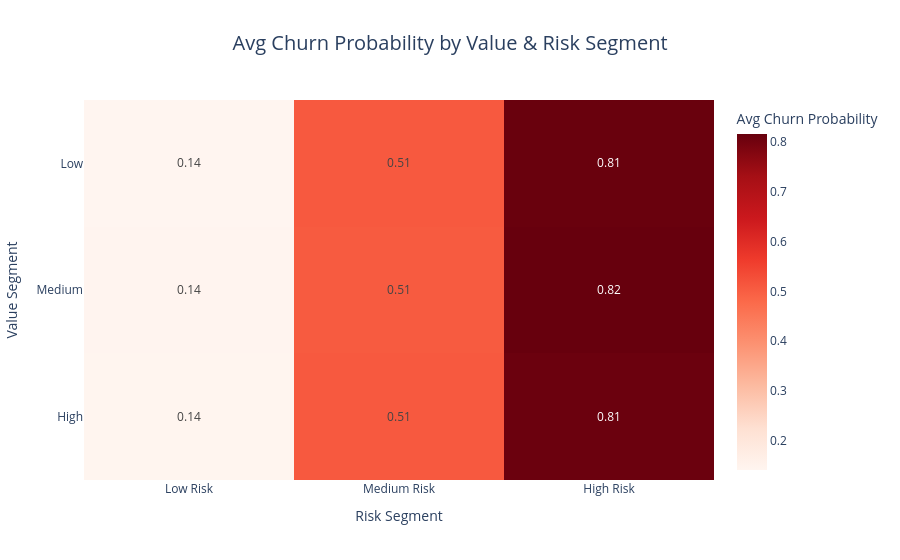
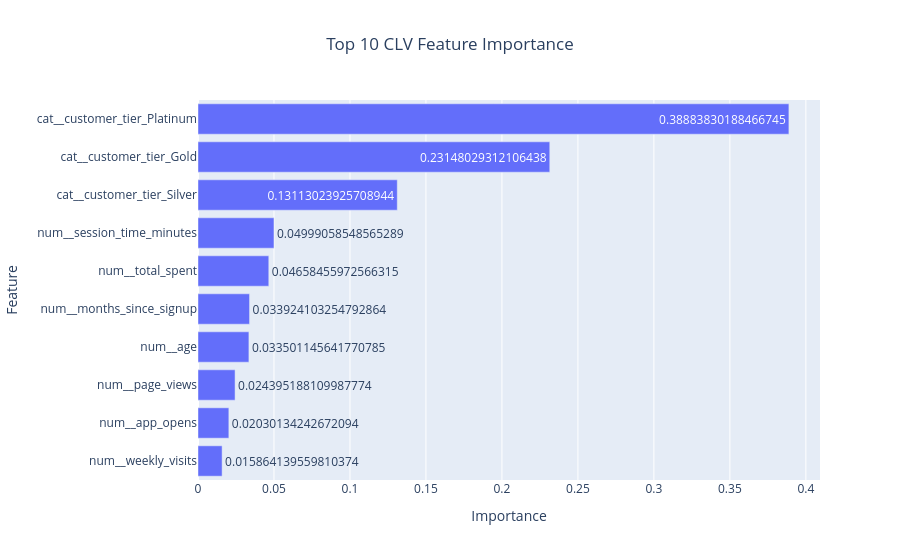

Notebook code cell kept with these figures, in order:
### Code cell
# ==============================
# Notebook 07 — FAANG-Level Predictive Modeling & Dashboard
# ==============================

# ------------------------
# 1️⃣ Imports & Setup
# ------------------------
import pandas as pd
import numpy as np
import os
import warnings

warnings.filterwarnings('ignore')  # Hide convergence/future warnings

# ML & preprocessing
from sklearn.model_selection import train_test_split
from sklearn.preprocessing import StandardScaler, OneHotEncoder
from sklearn.compose import ColumnTransformer
from sklearn.pipeline import Pipeline
from sklearn.linear_model import LogisticRegression
from sklearn.ensemble import RandomForestRegressor
from sklearn.metrics import roc_auc_score, f1_score, mean_squared_error, mean_absolute_error

# Explainability
import shap

# Interactive visualization
import plotly.express as px
import plotly.graph_objects as go
from plotly.subplots import make_subplots

# ------------------------
# 2️⃣ Load Data
# ------------------------
file_path = r"C:\Users\ASUS\Documents\Ecommerce_Data_Analytics\data\full_dataset_10k.csv"
assert os.path.exists(file_path), "CSV file not found! Check the path."

df = pd.read_csv(file_path, parse_dates=['signup_date'])
print("Dataset loaded:", df.shape)
display(df.head())

# ------------------------
# 3️⃣ Feature Selection
# ------------------------
num_features = [
    'age', 'months_since_signup', 'total_spent',
    'weekly_visits', 'session_time_minutes', 'page_views',
    'app_opens', 'num_promotions_responded'
]

cat_features = ['gender', 'country', 'customer_tier', 'high_spender', 'high_engagement']

# Targets
y_churn = df['churned']
y_clv = df['CLV']
X = df[num_features + cat_features]

# ------------------------
# 4️⃣ Train/Test Split
# ------------------------
X_train, X_test, y_train_churn, y_test_churn, y_train_clv, y_test_clv = train_test_split(
    X, y_churn, y_clv, test_size=0.2, random_state=42, stratify=y_churn
)

# ------------------------
# 5️⃣ Preprocessing Pipeline
# ------------------------
preprocessor = ColumnTransformer(
    transformers=[
        ('num', StandardScaler(), num_features),
        ('cat', OneHotEncoder(drop='first', sparse_output=False), cat_features)
    ]
)

# ------------------------
# 6️⃣ Modeling Pipelines
# ------------------------
# Churn Classification
churn_model = Pipeline([
    ('preprocessor', preprocessor),
    ('classifier', LogisticRegression(max_iter=2000))
])

# CLV Regression
clv_model = Pipeline([
    ('preprocessor', preprocessor),
    ('regressor', RandomForestRegressor(n_estimators=200, random_state=42))
])

# ------------------------
# 7️⃣ Train Models
# ------------------------
churn_model.fit(X_train, y_train_churn)
clv_model.fit(X_train, y_train_clv)

# ------------------------
# 8️⃣ Evaluate Models
# ------------------------
# Churn
y_pred_churn = churn_model.predict(X_test)
y_proba_churn = churn_model.predict_proba(X_test)[:,1]

roc = roc_auc_score(y_test_churn, y_proba_churn)
f1 = f1_score(y_test_churn, y_pred_churn)
print(f"Churn Model — ROC-AUC: {roc:.3f}, F1-score: {f1:.3f}")

# CLV
y_pred_clv = clv_model.predict(X_test)
rmse = np.sqrt(mean_squared_error(y_test_clv, y_pred_clv))
mae = mean_absolute_error(y_test_clv, y_pred_clv)
print(f"CLV Model — RMSE: {rmse:.2f}, MAE: {mae:.2f}")

# ------------------------
# 9️⃣ SHAP Explainability
# ------------------------
# Churn SHAP
explainer_churn = shap.Explainer(churn_model.named_steps['classifier'], preprocessor.transform(X_train))
shap_values_churn = explainer_churn(preprocessor.transform(X_test))
shap.initjs()
shap.summary_plot(shap_values_churn, features=preprocessor.transform(X_test), 
                  feature_names=preprocessor.get_feature_names_out(), show=True)

# CLV Feature Importance
clv_feat_importance = clv_model.named_steps['regressor'].feature_importances_
clv_features = preprocessor.get_feature_names_out()
clv_imp_df = pd.DataFrame({'feature': clv_features, 'importance': clv_feat_importance})\
                .sort_values(by='importance', ascending=False)
print("Top 10 CLV Drivers:")
display(clv_imp_df.head(10))

# ------------------------
# 10️⃣ Business Segmentation & Actions
# ------------------------
df['churn_prob'] = churn_model.predict_proba(X)[:,1]
df['value_segment'] = pd.qcut(df['CLV'], 3, labels=['Low','Medium','High'])
df['risk_segment'] = pd.cut(df['churn_prob'], bins=[0,0.33,0.66,1], labels=['Low Risk','Medium Risk','High Risk'])

# Aggregate business table
business_table = df.groupby(['value_segment','risk_segment']).agg(
    customers=('customer_id','count'),
    avg_clv=('CLV','mean'),
    avg_churn_prob=('churn_prob','mean')
).reset_index()

# Recommended actions
def recommend_action(row):
    if row['risk_segment'] == 'High Risk' and row['value_segment'] == 'High':
        return 'Immediate retention (discount + personalized outreach)'
    elif row['risk_segment'] == 'High Risk':
        return 'Low-cost retention (email campaigns)'
    elif row['risk_segment'] == 'Medium Risk' and row['value_segment'] == 'High':
        return 'Maintain engagement (loyalty rewards)'
    else:
        return 'Minimal intervention'

business_table['recommended_action'] = business_table.apply(recommend_action, axis=1)
display(business_table)

# ------------------------
# 11️⃣ Interactive Plotly Dashboards
# ------------------------
# Heatmap: Churn Probability by Segment
pivot_table = business_table.pivot(index='value_segment', columns='risk_segment', values='avg_churn_prob')
fig_heatmap = px.imshow(
    pivot_table,
    text_auto=".2f",
    color_continuous_scale="Reds",
    aspect="auto",
    labels=dict(x="Risk Segment", y="Value Segment", color="Avg Churn Probability"),
    title="Avg Churn Probability by Value & Risk Segment"
)
fig_heatmap.update_layout(title={'x':0.5, 'xanchor': 'center', 'font':{'size':20}})
fig_heatmap.show()

# CLV Feature Importance Bar Chart
fig_clv = px.bar(
    clv_imp_df.head(10),
    x='importance', y='feature', orientation='h',
    text='importance',
    title='Top 10 CLV Feature Importance',
    labels={'importance':'Importance','feature':'Feature'}
)
fig_clv.update_layout(yaxis={'categoryorder':'total ascending'}, title={'x':0.5})
fig_clv.show()

# ------------------------
# 12️⃣ Save Outputs
# ------------------------
output_path = r"C:\Users\ASUS\Documents\Ecommerce_Data_Analytics\output"
os.makedirs(output_path, exist_ok=True)

df.to_csv(os.path.join(output_path, "full_dataset_with_predictions.csv"), index=False)
business_table.to_csv(os.path.join(output_path, "business_segment_table.csv"), index=False)

print("✅ Models trained, predictions saved, and interactive dashboards ready.")

### Figure 1 — Plotly figure (JSON) as saved in the notebook; plotly's stock layout.template omitted (floating-point values rounded to 4 significant figures)
{"data": [{"coloraxis": "coloraxis", "hovertemplate": "Risk Segment: %{x}<br>Value Segment: %{y}<br>Avg Churn Probability: %{z}<extra></extra>", "name": "0", "texttemplate": "%{z:.2f}", "type": "heatmap", "x": ["Low Risk", "Medium Risk", "High Risk"], "xaxis": "x", "y": ["Low", "Medium", "High"], "yaxis": "y", "z": [[0.141, 0.5094, 0.8133], [0.1435, 0.5063, 0.8163], [0.1428, 0.5099, 0.8109]]}], "layout": {"coloraxis": {"colorbar": {"title": {"text": "Avg Churn Probability"}}, "colorscale": [[0, "rgb(255,245,240)"], [0.125, "rgb(254,224,210)"], [0.25, "rgb(252,187,161)"], [0.375, "rgb(252,146,114)"], [0.5, "rgb(251,106,74)"], [0.625, "rgb(239,59,44)"], [0.75, "rgb(203,24,29)"], [0.875, "rgb(165,15,21)"], [1, "rgb(103,0,13)"]]}, "title": {"font": {"size": 20}, "text": "Avg Churn Probability by Value & Risk Segment", "x": 0.5, "xanchor": "center"}, "xaxis": {"anchor": "y", "domain": [0, 1], "title": {"text": "Risk Segment"}}, "yaxis": {"anchor": "x", "autorange": "reversed", "domain": [0, 1], "title": {"text": "Value Segment"}}}}

### Figure 2 — Plotly figure (JSON) as saved in the notebook; plotly's stock layout.template omitted (floating-point values rounded to 4 significant figures)
{"data": [{"hovertemplate": "Importance=%{text}<br>Feature=%{y}<extra></extra>", "legendgroup": "", "marker": {"color": "#636efa", "pattern": {"shape": ""}}, "name": "", "orientation": "h", "showlegend": false, "text": [0.3888, 0.2315, 0.1311, 0.04999, 0.04658, 0.03392, 0.0335, 0.0244, 0.0203, 0.01586], "textposition": "auto", "type": "bar", "x": [0.3888, 0.2315, 0.1311, 0.04999, 0.04658, 0.03392, 0.0335, 0.0244, 0.0203, 0.01586], "xaxis": "x", "y": ["cat__customer_tier_Platinum", "cat__customer_tier_Gold", "cat__customer_tier_Silver", "num__session_time_minutes", "num__total_spent", "num__months_since_signup", "num__age", "num__page_views", "num__app_opens", "num__weekly_visits"], "yaxis": "y"}], "layout": {"barmode": "relative", "legend": {"tracegroupgap": 0}, "title": {"text": "Top 10 CLV Feature Importance", "x": 0.5}, "xaxis": {"anchor": "y", "domain": [0, 1], "title": {"text": "Importance"}}, "yaxis": {"anchor": "x", "categoryorder": "total ascending", "domain": [0, 1], "title": {"text": "Feature"}}}}
